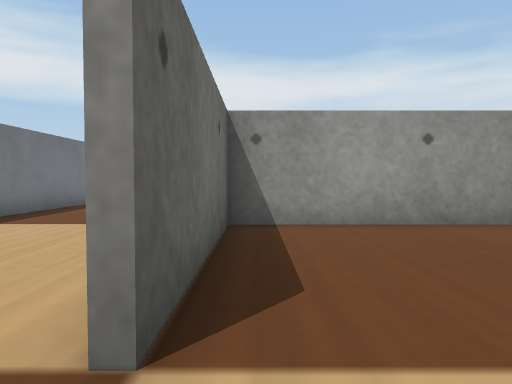
View 1 (above)

17 first-person views from a walk through a world built for the Webots simulator. The camera is 0.04 m above the floor, tilts 2° down and sees 70° across. The floor is counted in squares, 0.05 m on a side. Each view is taken from the middle of a square. On the plan, view 1 faces up. The plan holds only what a view shows up to about 12 squares ahead; the rest is blank. Robots are left out. Webots' stock objects and surfaces are drawn as simple stand-ins.

View 2
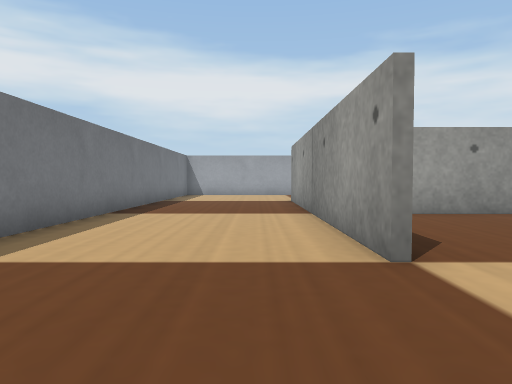

View 3
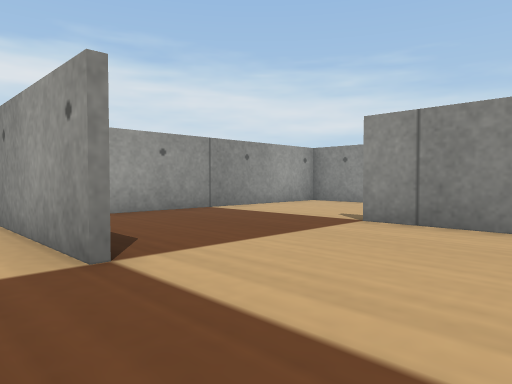

View 4
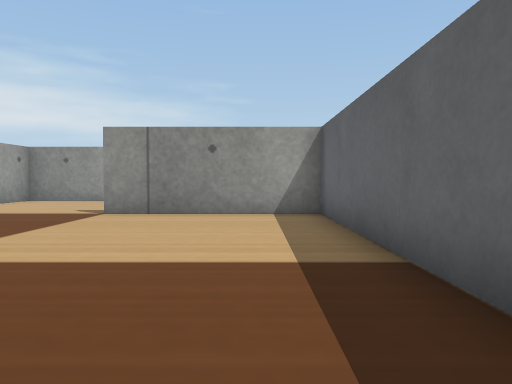

View 5
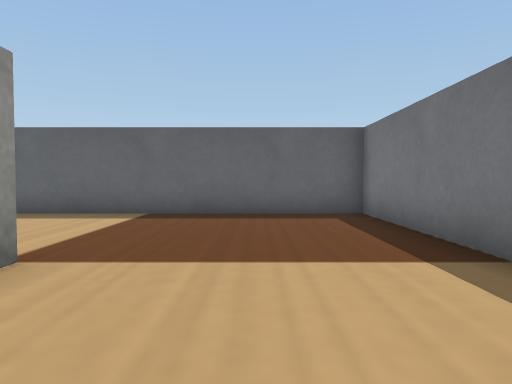

View 6
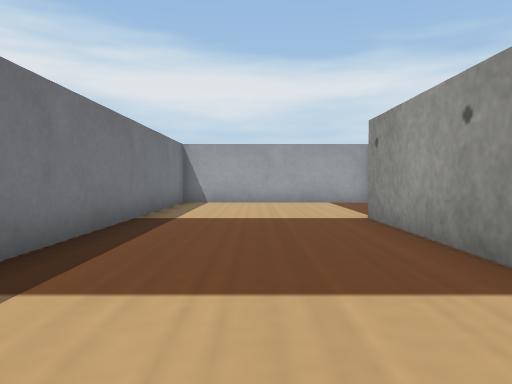

View 7
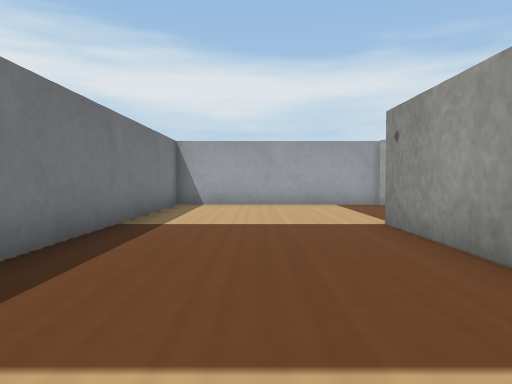

View 8
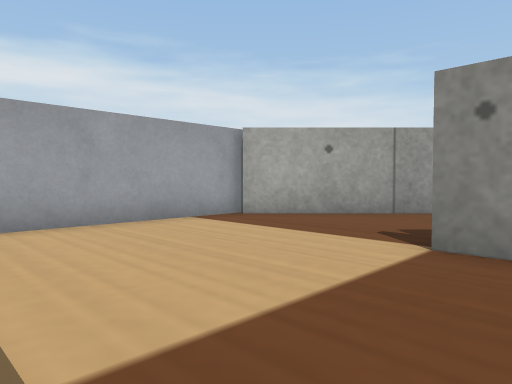

View 9
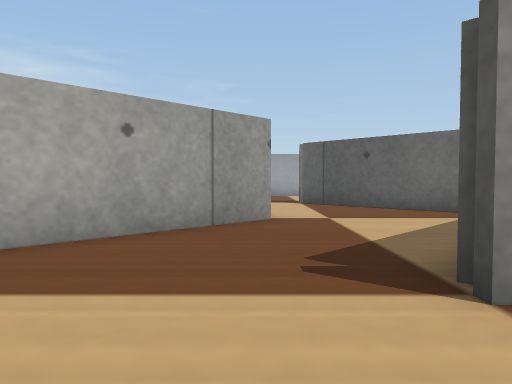

View 10
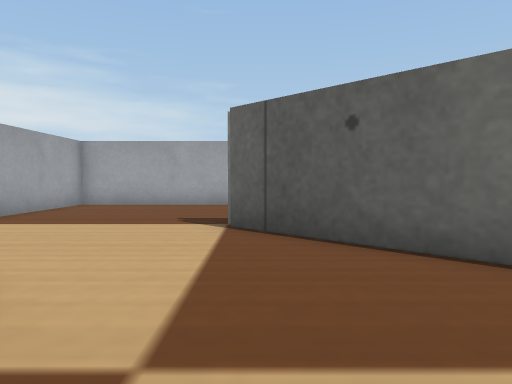

View 11
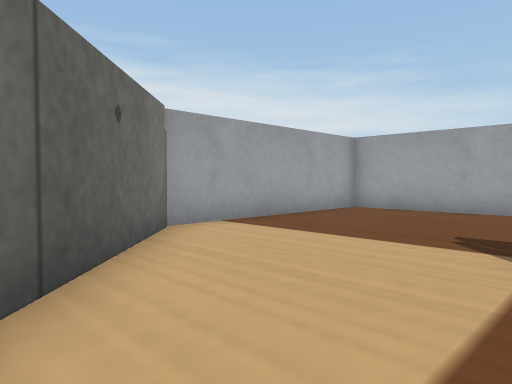

View 12
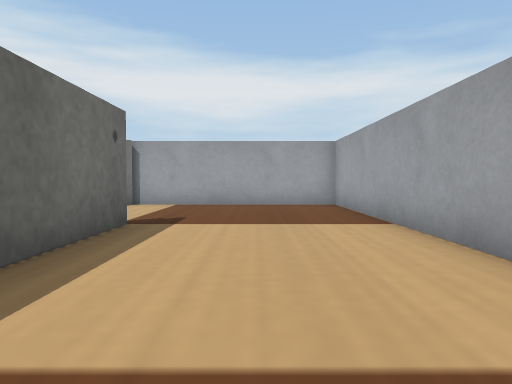

View 13
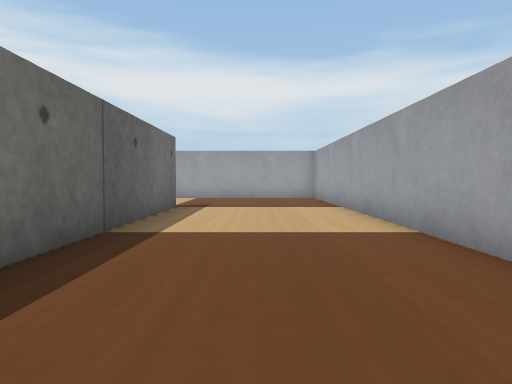

View 14
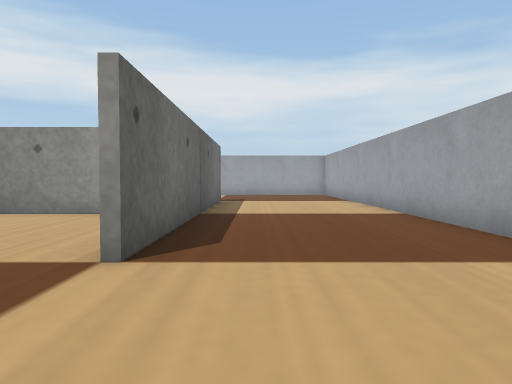

View 15
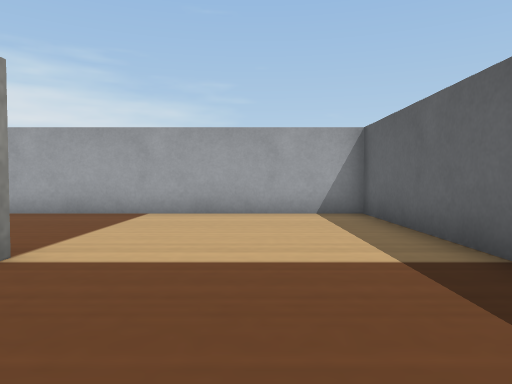

View 16
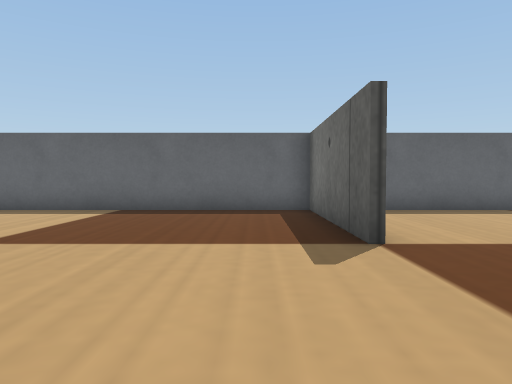

View 17
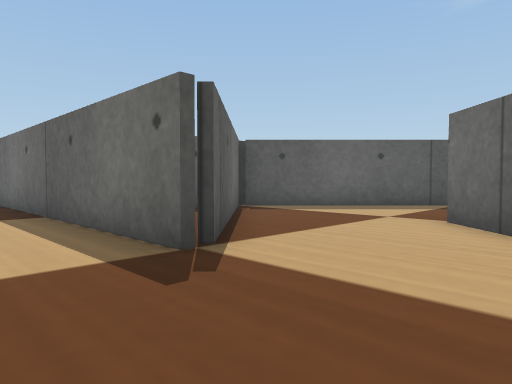

### Floor plan
Points are (right, up) in squares from view 1. A wall is a line through its corners. A room is listed if a view was taken in it or the views show most of it. See-through windows are left out.
Room 1 (views 1, 2, 3, 4, 5, 6, 7, 8, 9, 10)
walls: (4.5, 6.4) (-0.5, 6.4) (-0.5, 1.4); (-0.7, 1.4) (-0.7, 11.5); (-0.1, 11.3) (4.4, 6.9); (4.5, 12.5) (0.8, 16.2); (1.1, 16.5) (-5.5, 16.5) (-5.5, -3.5) (4.4, -3.5) (4.4, 1.5)
ways out: opening at (5, 7) to room 2
Room 2 (views 11, 12, 13, 14, 15, 16, 17)
walls: (7.5, 6.4) (4.5, 6.4); (4.8, 7) (9.2, 11.4); (9.7, 11.6) (9.7, 1.5); (4.6, 1.5) (4.6, -3.5) (14.5, -3.5) (14.5, 16.5) (8, 16.5); (8.3, 16.4) (4.5, 12.5)
ways out: opening at (5, 7) to room 1

Positions as (right, up) in squares from view 1, and headings:
1: (0, 0), facing up
2: (-2, -2), facing up
3: (-2, -2), facing up-right
4: (-4, -2), facing right
5: (-3, 5), facing down
6: (-3, 4), facing up
7: (-3, 5), facing up
8: (-5, 10), facing up-right
9: (-3, 13), facing right
10: (3, 11), facing right
11: (5, 11), facing up-right
12: (12, 5), facing up
13: (12, 1), facing up
14: (11, -2), facing up
15: (6, -1), facing right
16: (6, 6), facing down
17: (12, 15), facing down-left
